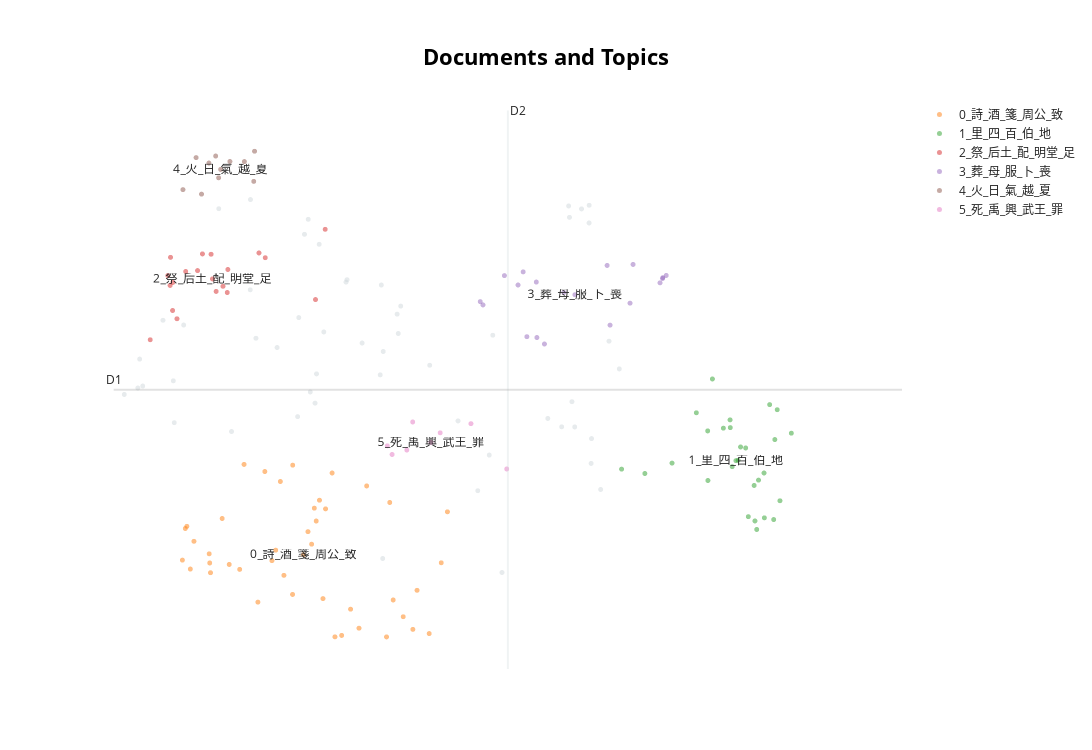

The code cell stored with this chart in its notebook:
### Code cell
# 把模型放到cpu或gpu
model.to('cuda')  # 将模型加载到GPU
# 将模型设置为评估模式，https://blog.csdn.net/weixin_45275599/article/details/131524189
model.eval()

# 1. 词向量模型，同时加载本地训练好的词向量
embedding_model = pipeline(
  "feature-extraction",
  #model="JIHUAI/bert-ancient-chinese",device=0
  model="SIKU-BERT/sikubert",device=0
)

# 2. 创建UMAP降维模型
umap_model = UMAP(
  n_neighbors= 15,
  n_components=5,
  min_dist=0.0,
  metric='cosine',
  random_state=64
)
reduced_embeddings = umap_model.fit_transform(embeddings)


# 3. 创建HDBSCAN聚类模型
# 如果要建设离群值，可以减小下面两个参数min_cluster_size min_samples
# https://hdbscan.readthedocs.io/en/latest/faq.html
hdbscan_model = HDBSCAN(
  min_cluster_size=4,
  min_samples=5,
  metric='euclidean'
)


# 4. 创建CountVectorizer模型
stpwrd=open("data/stopwords.txt","r",encoding='utf-8').read()
stop_words= stpwrd.split("\n")
vectorizer_model =  TfidfVectorizer(token_pattern=r"(?u)\b\w+\b",max_df=0.95, min_df=2,stop_words=stop_words)

from bertopic.vectorizers import ClassTfidfTransformer
ctfidf_model = ClassTfidfTransformer(reduce_frequent_words=True)


# 5. 选择主题表示
from bertopic.representation import MaximalMarginalRelevance

main_representation = MaximalMarginalRelevance(diversity=.5, top_n_words=30)
representation_model = {"Main": main_representation}

topic_model = BERTopic(
  embedding_model=embedding_model,
  vectorizer_model=vectorizer_model,
  ctfidf_model=ctfidf_model,
  umap_model=umap_model,
  hdbscan_model=hdbscan_model,
  representation_model=representation_model,
  min_topic_size=4, 
  verbose=True,
)

# 训练模型
topic_model.fit_transform(sentences, embeddings=embeddings)

# 获取聚类结果
topic_info = topic_model.get_topic_info()

#保存聚类结果
topic_docs = topic_model.get_document_info(sentences)
topic_docs.to_csv('data/聚类结果n=6.csv')

# ⭐ UMAP可视化
reduced_embeddings = UMAP(n_neighbors=15, n_components=2, min_dist=0.0, metric='cosine',random_state=64).fit_transform(embeddings)
topic_model.visualize_documents(sentences,  reduced_embeddings=reduced_embeddings)

### Figure 1 — Plotly figure (JSON) as saved in the notebook; plotly's stock layout.template omitted (floating-point values rounded to 4 significant figures)
{"data": [{"hoverinfo": "text", "hovertext": ["《 司服 》 王后 之 六 [衣]服 之 制 ， 目 不 解 ， 請 圖 之 。 大裘 、 袞衣 、 鷩衣 、 毳衣 、 絺衣 、 玄衣 ， 此 六 [衣]服 皆 纁裳 赤舄 。 韋弁 衣 以 韎 ， 皮弁 衣 以 布 ， 此 二 弁 皆 素裳 白舄 。 冠弁服 黑衣 黑裳 而 黑舄 ， 冠弁 玄端 。 禕衣 玄舄 ， 首服 副 ， 從 王 見 先王 。 揄翟 青舄 ， 首服 副 ， 從 王 見 先公 。 闕翟 赤舄 ， 首服 副 ， 從 王 見 群 小祀 。 鞠衣 黃履 ， 首服 編 ， 以 告 桑 之 [衣]服 。 襢衣 白屨 ， 首服 編 ， 以 禮 見 王 之 [衣]服 。 褖衣 黑屨 ， 首服 次 ， 以 禦 於 王 之 [衣]服 。 后服 六 翟 ， 三 等 三 舄 ， 玄 、 青 、 赤 。 鞠衣 以 下 三 屨 ， 黃 、 白 、 黑 。 婦人 質 ， 不 殊 裳 ， 屨 、 舄 皆 同 裳 色 也 。 ”“ 三 狄 首服 副 。 副 ， 覆 也 ， 所 以 覆 首 為 之 飾 ， 其 遺象 若 今 步繇 矣 。 鞠衣 首服 編 。 編 ， 列發 為 之 ， 其 遺象 若 今 假紒 矣 。 展衣 、 禒衣 ， 首服 以 次第 發 長短 為 之 ， 所 謂 髪髢 。 若 燕 居 之 時 ， 則 亦 禒 衣 驪 笄總 而已 。 其 六 [衣]服 皆 以 素紗 為 裏 。", "《 族師 職 》 ‘ 四 閭 為 族 ， 八 閭 為 聯 ， 使 之 相保 相受 ， 刑罰 慶賞 相及 ’ 。 在 《 康誥 》 ‘ 父 不 慈 ， 子 不 孝 ， 兄 不 友 ， 弟 不 恭 ， 不 相及 也 ’ 。 族師 之 職 ， 鄰 比 相坐 。 《 康誥 》 之 ， 門 內 尚 寬 。 不 知 《 書 》 、 《 禮 》 是 錯 ， 未 達 旨 趣 。 族師 之 職 ， 周公 新 制 禮 ， 使 民 相 共勅 之 法 。 《 康誥 》 之 時 ， 周 法 未 定 天下 ， 又 新 誅 三監 ， 務 在 尚 寬 ， 以 安 天下 。 先後 異 時 ， 各 有 為 ， 乃 謂 是 錯 也 。", "《 明堂位 》 注 ‘ 犧尊 ， 以 沙羽 為 畫 飾 ’ ， 前 犧 讀 如 沙 。 沙 ， 鳳皇 也 。 不 解 鳳皇 何 以 為 沙 ？ 刻畫 鳳皇 之 象 於 尊 ， 其 形 婆娑 然 。 或 有 作 獻 字 者 ， 齊 人 之 聲 誤 耳 。", "謂 河 在 兗州 之 北 已 分 為 九河 ， 分 而 復 合 ， 於 大陸 之 北 又 分 為 九 ， 故 之 《 禹貢 》 ‘ 導 河 至 於 大陸 ， 又 北 播 為 九河 ’ 。 然則 大陸 以 南 ， 固 未 播 也 。 在 於 兗州 ， 安 得 有 九 ？ 至 於 何 時 ， 復 得 合 為 一 ， 然後 從 大陸 以 北 復 播 為 九 也 ？ 兗州 以 濟河 為 界 ， 河流 分 兗州 界 ， 文 自 明 矣 。 復 合 為 一 ， 乃 在 下頭 。 子 走 南北 ， 何 所 求 乎 ？ 觀 子 所 ， 似 徒 見 今 兗州 之 界 不 及 九河 ， 而 青州 、 冀州 分 之 ， 故 疑 之 耳 。 既 知 今 ， 亦 當 知 古 。", "畫 急疾 之 鳥隼 。", "钜鹿 ， 今 名 廣河澤 。", "《 調人 職 》 稱 ‘父 之 讎 辟 諸 海外 ， 君 亦 然 ’ 。 注 ‘ 使 辟 於 此 ， 不 得 就 而 讎 之 ’ 。 商 以 《 春秋 》 之 義 ， 子 不 復 讎 非 子 ， 臣 不 討 賊 非 臣 。 楚勝 之 徒 ， 猶 言 ‘ 鄭人 在 此 ， 讎 不 逺 矣 ’ ， 不 可 以 見 讎 而 不 討 ， 於 是 伐 之 。 臣 感 君 恩 ， 孝子 思 其 親 ， 不 得 不 報 ， 和 之 而已 。 子夏 ‘ 居 父母 之 仇 如 之 何 ？ ’ 孔子 ‘ 寢 苫 枕 幹 ， 不 仕 ， 不 與 共 天下 。 遇 諸 市朝 ， 不 反 兵 。 ’ 天下 尚 不 反 兵 ， 海內 何 為 和 之 ， 豈 宜 不 達 二 禮 所 趣 ？ 小子 惑 ， 少 蒙 解說 。 讎 在 九夷 之 東 ， 八 蠻 之 南 ， 六 戎 之 西 ， 五 狄 之 北 ， 雖 有 至 孝 之 心 ， 能 往 討 不 乎 ？ 子 之 所 ， 偏 於 此 義 。", "大裘 之 上 又 有 玄衣 ， 與 裘 同 色 ， 亦 是 無 文采 。", "《 書 》 贊 ‘ 我 先師 棘下生 ’ 何 時 人 ？ 齊 田氏 時 ， 善 學 者 所 會 處 也 。 齊人 號 之 棘下生 ， 無 常人 也 。", "時 桓公 館 敬仲 ， 若 哀公 館 孔子 之 類 。", "四時 治 兵 ， 王 自 出 。 《 禮記 》 天子 殺 則 下 大綏 ， 《 司馬 職 》 王 建 大常 ， 足 相 參正 。", "豳 與 周原 不 能 為 東 西 ， 何 謂 ？ 豳 地 今 為 栒邑 縣 ， 在 廣山 北 、 沮水 西 ， 有 涇水 從 此 西南 行 ， 正東 乃 得 周 。 故 言 東 西 ， 岐山 在 長安 西北 四百 里 ， 豳 又 在 岐山 西北 四百 里 。", "注 煬公 ， 伯禽 之 子 。 季氏 禱 而 立 其 宮 也 。", "《 禮志 》 遷 廟 者 ， 更 釁 其 廟 ， 而 移 故主 焉 。", "鄭沖 《 小記 》 ‘ 諸侯 吊 必 皮弁 錫 衰 ’ ， 則 此 弁絰 之 衰 ， 亦 是 吊 服 也 。", "《 大司馬 》 ‘ 師 有 功 ， 則 愷 樂 獻 於 社 ’ 。 《 春官 大司樂 》 ‘ 王師 大 獻 ， 則 令 奏 愷 樂 。 ’ 注 ‘ 大 獻 ， 獻 捷 於 祖 ’ 。 不 達 異 意 。 《 司馬 》 師 大 獻 則 獻 社 。 以 軍 之 功 ， 故 獻 於 社 。 大司樂 ， 宗伯 之 屬 。 宗伯 主 於 宗廟 之 禮 ， 故 獻 於 祖 也 。", "《 月令 》 命 民 社 ， 謂 秦 社 也 。 自 秦 以 下 ， 民 始 得 立 社 也 。", "《 祭法 》 大夫 立 三 廟 ， 考廟 、 王考廟 、 皇考廟 。 注 非 別子 ， 故 知 祖考 無 廟 。 商 《 王制 》 ‘ 大夫 三 廟 ， 一 昭 一 穆 ， 與 太祖 之 廟 而 三 ’ 。 注 太祖 別子 始 爵 者 ， 雖 非 別子 ， 始 爵 者 亦 然 。 二 者 不 知 所 定 。 鄭 《 祭法 》 ， 周 禮 。 《 王制 》 之 ， 或 以 夏 殷 雜 ， 不 合 周 制 。", "鄭 三皇 至 道 ， 故 舉 南北 正 夏冬 ， 而 春秋 自 正 五帝 中道 。 故 又 命 羲和 於 春 秋 夏 祥 人事 ， 乃 合 而 一 之 。", "子春 《 玉兆 》 帝顓頊 之 兆 ， 《 瓦兆 》 帝堯 之 兆 ， 《 原兆 》 有 周 之 兆” 者 ， 此 ， 並 下文 子春 《 連山 》 宓戲 ， 《 歸藏 》 黃帝 今 當 從 此 說 以 不 ？ 敢 杜子春 何 由 知 之 ？ 此 數 者 非 無 明文 ， 改 之 無 據 ， 故 著 子春 說 而已 ， 近師 皆 以為 夏 殷 周 。", "《 周禮 》 ‘ 大 封 ， 先 告 后土 ’ 。 注 ‘ 后土 ， 社 也 ’ 。 前 ‘ 當 言 后土 ， 土 神 ， 言 社 ， 非 也 ’ 。 《 檀弓 》 ‘ 國 亡 大 縣邑 ’ ， 或 ‘ 君 舉 而 哭 於 后土 ’ 。 注 ‘ 后土 ， 社 也 ’ 。 《 月令 》 ‘ 仲春 命 民 社 ’ 。 注 ‘ 社 ， 后土 ’ 。 《 中庸 》 ‘ 郊社 之 禮 ， 所 以 事 上帝 也 ’ 。 注 ‘ 社 ， 祭 地神 ， 不 言 后土 ， 省 文 ’ 。 此 三 者 ， 皆 當 定 之 否 ？ 后土 ， 土官 之 名 也 ， 死 以 為 社 。 社 而 祭 之 ， 故 ‘ 后土 ， 社 ’ 。 句龍 為 后土 ， 後 轉 為 社 ， 故 世人 謂 社 為 后土 ， 無 可 怪 也 。 欲 定 者 定 之 ， 亦 可 不 須 。", "雌雉 求 牡 ， 非 其 耦 ， 故 喻 宣公 與 夫人 。", "許氏 異義 駁 衛 孔悝 之 反 祏 有 主 者 ， 何 謂 也 ？ 禮 ， 大夫 無 主 ， 而 孔 獨 有 者 ， 或 時 末代 之 君 賜 之 ， 使 祀 其 所 出 之 君 也 。 諸侯 不 祀 天 ， 而 魯 郊 諸侯 不 祖 天子 ， 而 鄭 祖 厲王 ， 皆 時 君 之 賜 也 。", "鄭 志 朝 覲 ， 四時 通 稱 ， 故 覲禮 亦 朝 。", "何 知 在 位 有 官 職 ？ 又 男子 焉 得 在 房 ？ 房 中 而 招 人 ， 豈 遠 乎 ？ 故 知 可 招 者 當 在 位 也 。 招 之 者 樂官 ， 有 祿 而 無 言 責 ， 苟 免 時 耳 。 路寢 房 中 可 用 男子 。", "何 言 絕去 ？ 衛 在 東河 ， 涇 在 西河 ， 故 知 絕去 不 復 還 意 。", "衛 ， 殷 之 畿 內 。 君子 行 禮 ， 不 求 變 俗 。 祭祀 之 禮 ， 居 喪 之 服 ， 哭 泣 之 位 ， 皆 如 其 國 之 法 。 故 衛 稱 殷 禮 。", "稅法 有 常 ， 不 得 薄 。 今 魏君 不 取 於 民 ， 唯 食 桃園 而已 ， 非 徒 薄 於 十一 ， 故 刺 之 。", "《 禮志 》 男女 夜 行 以 燭 ， 謂 在 宮 中 也 。 晨 行 宵 行 者 ， 惟 罪人 ， 與 奔 父母 之 喪 。 若 天子 祭 天 之 時 ， 則 通 夜 而 行 。 故 《 禮記 》 泛 埽 反 道 ， 鄉 爲 田燭 。", "此 序 ‘ 齊女 賢 ’ ， 經 ‘ 德音 不 忘 ’ 。 文姜 內 淫 ， 適 人 殺 夫 ， 幾 亡 魯國 。 故 齊 有 雄狐 之 刺 ， 魯 有 敝笱 之 賦 ， 何 德音 之 有 乎 ？ 當 時 佳 耳 ， 後 乃 有 過 。 或 者 早 嫁 ， 不 至 於 此 。 作者 據 時 而 言 ， 故 序 達 經意 。", "此 都邑 比 於 國 為 小 ， 故 筮 之 。 鄭 若 武王 遷 洛 、 盤庚 遷 殷 之 等 ， 則 卜 。 故 大卜 有 卜 大 遷 之 事 。", "鄭 堂 當 為 室 也 。", "韎韋 之 不 注 ， 不 讀如 幅 。 注 ， 屬 也 。 幅 有 屬 者 ， 以 淺 赤韋 為 弁 ， 又 以 為 衣 ， 而 素裳 白舄 也 。", "禮 ， 飧饔 大 多 非 可 素 ， 不 得 與 不 素 飧 相 配 ， 故 易 之 也 。", "此 《 王制 》 所 論 皆 殷 制 。 故 ‘ 雖 非 別子 ， 亦 得 立 大祖 之 廟 ’ 。 若 其 周 制 ， 別子 始 爵 ， 其 後 得 立 別子 為 大祖 。 若 非 別子 之 後 ， 雖 為 大夫 ， 但 立 父 、 祖 、 曾祖 三 廟 而已 ， 隨 時 而 遷 ， 不 得 立 始 爵 者 為 大祖 。", "（ 非 禮 相 陵 ， 主 不 迎 客 ， 則 有 狗 吠 。 此 女 願 其 禮 來 ， 不 用 驚 狗 故 《 鄭志 》 ） 正 行 昏禮 ， 不 得 有 狗 吠 。", "此 箋 ‘ 帝 ， 上帝 ’ 。 又 ‘ 當 堯 之 時 ， 姜嫄 為 高辛氏 世妃 ’ ， 意 以為 非 帝嚳 之 妃 。 《 史記 》 嚳 以 姜嫄 為 妃 ， 是 生 后稷 ， 明文 皎然 。 又 毛 亦 ‘ 高辛氏 帝’ 。 苟 信 先籍 ， 未 覺 其 遍隱 ， 是以 敢 易 毛 之 義 。 即 姜嫄 誠 帝嚳 之 妃 ， 履 大人 之 跡 而 歆歆 然 ， 是 非 真 意 矣 ， 乃 有 神氣 ， 故 意 歆歆 然 。 天下 之 事 ， 以 前 驗 後 ， 其 不 合 者 ， 何 可 悉 信 ？ 是故 悉 信 亦 非 ， 不 信 亦 非 。 稷 稚 於 堯 ， 堯 見 為 天子 ， 髙辛 與 堯 並 在 天子 位 乎 ？", "《 巾車 職 》 ‘ 建 大麾 以 田 ’ 。 注 ‘ 田 ， 四時 田 獵 ’ 。 商 按 《 大司馬 職 》 四時 皆 建 大常 。 今 又 建 大麾 以 田 何 ？ 麾 ， 夏 之 正色 。 雖 習 戰 ， 春夏 尚 生 ， 其 時 宜 入 兵 。 夏 本 不 以 兵 得 天下 ， 故 建 其 正色 以 春夏 田 。 秋冬 出 兵 之 時 ， 乃 建 大常 。", "脯 非 食肴 。 此 燕 得 食 脯 者 ， 脯 非 食肴 ， 謂 食 不 專 用 脯 以 為 食肴 。 若 有 餘饌 兼 之 ， 則 得 有 脯 。", "天子 巡守 ， 禮 無 六軍 之 文 。", "漕邑 在 河南 。", "孔子 稱 ‘ 吾 學 周 禮 ， 今 用 之 ， 吾 從 周 ’ 。 《 檀弓 》 今 丘 也 ， 殷 人 也 。 兩 楹 奠 殯 ， 哭 師 之 處 ， 皆 所 法 於 殷 禮 ， 未 必 由 周 ， 而 ‘ 吾 從 周 ’ 者 ， 何 也 ？ 鄭 今 用 之 者 ， 魯 與 諸侯 皆 用 周 之 禮 法 ， 非 專 自 施 於 己 。 在 宋 冠 章甫 之 冠 ， 在 魯 衣 逢掖 之 衣 ， 何 必 純 用 之 ？ ‘ 吾 從 周 ’ 者 ， 言 周 禮 法 最 備 ， 其 為 殷 、 周 事 ， 豈 一 也 ？", "臘人 掌 凡 幹肉 ， 而 有 膴胖 何 ？ 鄭 雖 鮮 ， 亦 屬 臘人 。", "以 《 雜記 》 ， 大夫 冕 而 祭 於 公 ， 弁 而 祭 於 己 。 士 弁 而 祭 於 公 ， 冠 而 祭 於 己 。 是 為 三 命 以 下 齊 、 祭 異 冠 ， 何 但 四 命 以 上 也 ？ 觀 注 ， 似 若 但 施 於 己 祭 ， 不 可 通 之 也 。 鄭 齊 、 祭 謂 齊 時 一 冠 ， 祭 時 亦 一 冠 ， 四 命 乃 然 。 大夫 冕 ， 士 弁 而 祭 於 君 ， 齊 時 服 之 ， 祭 時 服 之 ， 何 以 亦 異 ？", "《 司弓矢 》 注 凡 矢 之 制 ， 矰矢 之 屬 七 分 ， 三 在 前 ， 四 在 後 。 按 《 矢人 職 》 田矢 五 分 ， 二 在 前 ， 三 在 後 。 注 田矢 謂 矰矢 。 數 不 相 應 ， 不 知 所 裁 。 ‘ 田矢 謂 矰矢 ’ ， 此 先 定 ， 後 ‘ 此 二 矢 亦 可 以 田 ’ 。 頃 若 少 疾 。 此 疏 初 在 篋 笥 之 間 ， 屬 錄 事 得 之 ， 謹 。", "成王 崩 之 時 ， 在 西都 。 文王 遷 豐 ， 作 靈臺 、 辟雍 而已 ， 其餘 猶 諸侯 制度 。 故 知 此 喪禮 設 衣服 之 處 ， 寢 有 夾室 與 東 西 房 也 。 周公 攝 政 ， 致 太平 ， 制 禮 作 樂 ， 乃 立 明堂 於 王城 。", "周公 制 禮 ， 建 國 土 中 ， 《 洛誥 》 ‘ 王 入 太室 祼 ’ ， 是 也 。 《 顧命 》 成王 崩 於 鎬京 ， 承 先王 宮室 耳 。 宣王 承 亂 ， 未 必 如 周公 之 制 。", "此 箋 引 《 常武 》 ‘ 整 我 六 師 ’ ， 宣王 之 時 。 又 此 征伐 之 事 ， 不 稱 六 軍 而 稱 六 師 ， 不 達 其 意 。 師 者 ， 眾 之 通 名 ， 故 人 多 焉 。 欲 著 其 大數 ， 乃 言 軍 耳 。", "以 此 ， 鄭 成王 崩 在 鎬京 ， 鎬京 宮室 因 文武 ， 更 不 改 作 ， 故 同 諸侯 之 制 ， 有 左 右 房 也 。", "《 巾車 職 》 ‘ 建 大白 以 即 戎 ’ 。 注 ‘ 謂 兵 事 ’ 。 《 司馬 職 》 ‘ 仲秋 辨 旗 物 以 治 兵 ， 王 載 大常 ’ ， 下 注 ‘ 凡 班 旗 物 ， 以 出 軍 之 旗 ， 則 如 秋 ’ 。 不 知 ‘ 大白 以 即 戎 ’ 為 何 時 。 白 者 ， 殷 之 正色 。 王 即 戎 者 ， 或 命 將 ， 或 勞 師 ， 不 自 親 將 ， 故 建 先王 之 正色 ， 異 於 親 自 將 也 。", "諸侯 五 年 再 相 朝 ， 不 知 所 合 典禮 。 古 者 ， 據 時 而 道 前代 之 言 。 唐 虞 之 禮 ， 五 載 一 巡守 。 夏 、 殷 之 時 ， 天子 蓋 六 年 一 巡守 。 諸侯 間 而 朝 天子 。 其 不 朝 者 朝 ， 罷 朝 。 五 年 再 朝 ， 似 如 此 制 。 禮典 不 可 得 而 詳 。", "楚宮 今 何 地 ？ 仲梁子 何 時 人 ？ 楚丘 在 濟 河 間 ， 疑 在 今 東郡 界 中 。 仲梁子 ， 先師 魯 人 ， 當 六國 時 ， 在 毛公 前 。", null], "marker": {"color": "#CFD8DC", "opacity": 0.5, "size": 5}, "mode": "markers+text", "name": "other", "showlegend": false, "type": "scattergl", "x": [3.322, 3.443, 1.237, 3.385, 1.119, 3.28, 3.383, 3.241, 2.071, 2.169, 0.5296, 3.11, 1.941, 1.406, 3.247, 0.541, 0.8179, 1.543, 1.238, 2.669, 0.6877, 2.367, 1.7, 1.039, 3.495, 3.262, 2.162, 3.56, 1.846, 2.764, 1.615, 1.273, 3.37, 1.671, 2.055, 1.84, 2.545, 0.4441, 1.578, 0.7529, 3.198, 2.184, 1.602, 3.37, 2.822, 1.645, 1.535, 0.7588, 1.654, 0.5603, 2.062, 2.742, 2.074], "y": [2.321, -0.7227, 1.444, -0.1707, -0.09413, -0.0441, -0.44, 2.353, -1.472, 0.9693, 0.3779, 0.04806, 0.8662, 0.8174, 2.23, 0.692, 1.061, 1.142, 2.422, -0.7361, 1.113, 0.625, 0.9864, 2.323, 0.8863, 0.2296, 1.18, 0.5853, 1.553, 0.9508, 0.3356, 0.918, 2.361, 1.938, 0.5207, 1.527, 0.02137, 0.3083, 2.046, 0.4559, -0.04289, 1.267, 2.208, 2.169, -1.623, 0.2142, 0.06771, 0.001972, 0.5313, 0.3991, 1.495, -0.3496, 0.7743]}, {"hoverinfo": "text", "hovertext": ["《 麟趾 》 義 《 關雎 》 之 化 ， 則 天下 無 犯 非 禮 。 雖 衰世 之 公子 皆 信厚 ， 其 信厚 如 《 麟趾 》 之 時 。 箋 ‘ 喻 今 公子 亦 信厚 ， 與 禮 相 應 ， 有 似 於 麟 ’ 。 惟 於 此 二 者 時 ， 《 關雎 》 之 化 致 信厚 ， 未 致 麟 。 衰世 者 ， 謂 當 文王 與 紂 之 時 。 而 周 之 盛德 ， 《 關雎 》 化 行 之 時 ， 公子 化 之 ， 皆 信厚 與 禮 合 ， 古 太平 致 麟 之 時 ， 不 能 過 也 。 鄭 文王 承 先公 之 業 ， 積 修 其 德 以 致 風化 ， 述 其 美 以 為 之 法 ， 能 行 其 本 ， 則 致 末 應 。 既 致 其 應 ， 設 以 為 法 。", "為 《 記 》 注 之 時 ， 依循 舊本 ， 此 文 是 也 。 後 得 《 毛詩傳 》 而 為 《 詩 》注 ， 更 從 毛本 ， 故 與 記 不 同 。", "王者 之 風 ， 王者 當 在 雅 ， 在 風 何 ？ 文王 以 諸侯 而 有 王者 之 化 ， 述 其 本 ， 宜 為 風 。", "高子 之 言 ， 非 毛公 後人 著 之 。", "疑 而 致 。 鄭 之 《 禮運 》 醴 、 醆 、 醍 、 澄 各 是 一 物 ， 皆 不 言 酒 。 故 推 其 意 ， 澄 爲 沈齊 酒 ， 爲 三 酒 。 《 坊記 》 醴 也 、 醍 也 、 澄 也 ， 皆 言 酒 。 故 因 注 ‘ 澄 酒 ， 清 酒 也 ’ ， 其 實 沈齊 也 。", "於 文武 時 ， 兄弟 失 道 ， 有 不 和協 之 意 ， 故 作 詩 以 感切 之 。 至 成王 之 時 ， 二 叔 流言 作亂 ， 罪 乃 當 誅 ， 悔 將 何 及 。 未 可 定 此 篇 為 成王 時 作 。", "為 《 記 》注 時 ， 就 盧君 ， 先師 亦 然 。 後 乃 得 《 毛公傳 》 ， 既 古書 ， 義 又 宜 然 。 《 記 》注 已 行 ， 不 復 改 之 。", "《 傳 》 ‘ 山川 能 說 ’ ， 何 謂 ？ 兩 讀 。 或 說 者 ， 說 其 形 勢 。 或 述 者 ， 述 其 古 事 。", "篇義 好 聽 讒 ， 當 似是而非 者 ， 故 易 之 。", "《 爾雅 》 ‘ 莫貉 、 螳蜋 ， 同 類 物 也 。 ’ 今 沛 魯 以 南 謂 之 蟷蠰 ， 三河 之 域 謂 之 螳蜋 ， 燕 趙 之 際 謂 之 食厖 ， 齊 濟 以 東 謂 之 馬敫 。 然 名 其 子 則 同 螵蛸 ， 是以 注 ‘ 螳蜋 ， 螵蛸 母 也 ’ 。", "《 禮 》 注 ‘ 《 書說 》 ’ 。 《 書說 》 ， 何 書 也 ？ 《 尚書緯 》 也 。 當 為 注 時 ， 在 文網 中 ， 嫌 引 祕書 ， 故 諸 所 牽 圖讖 ， 皆 謂 之 說 。", "箋 ‘ 德 能 正 天下 之 王 ’ ， 然 則 不 必 要 文王 也 。 德 能 平 正 天下 ， 則 稱 為 平 ， 故 以 號 文王 焉 。", "《 禮記 》 之 ， 何 必 皆 在 《 春秋 》 之 例 。", "不 可 以 《 國語 》 亂 周公 所 定 法 。", "嘗 聞 一 人 作 詩 ， 何 謂 ？ 作 詩 者 ， 一 人 而已 。 其 取 義 者 ， 一 國 之 事 。 變雅 則 譏 王政 得失 ， 閔 風俗 之 衰 ， 所 憂 者 廣 ， 發 於 一 人 之 本身 。", "鄭答 《 爾雅 》 之 文 雜 ， 非 一 家 之 注 ， 不 可 盡 據 以 難 《 周禮 》 。", "箋 ‘ 耽 ， 非 禮 之 樂 ’ 。 《 小雅 》 ‘ 和 樂 且 耽 ’ ， 何 謂 也 ？ 禮 樂 者 ， 五 聲 八 音 之 謂 也 。 《 小雅 》 亦 言 過 禮 之 盛 。 和 樂 ， 過 禮 之 言 也 。 燕 樂 嘉賓 過 厚 ， 賢 也 ， 不 以 禮 。", "鄭 國史 采 眾 詩 時 ， 明 其 好 惡 ， 令 瞽矇 歌 之 。 其 無 作 主 ， 皆 國史 主 之 ， 令 可 歌 。", "《 籥師 》 注 《 春秋傳 》 ‘ 去 其 有 聲 者 ， 廢 其 無 聲 者 ’ ， 何 謂 ？ 廢 ， 置 也 ， 於 去 者 為 廢 ， 故 廢 。", "《 行露 》 以 正 言 也 ， 《 摽有梅 》 以 蕃育 人民 。", "事 謂 事 事 ， 一一 用 意 之 事 。 《 芣苢 》 亦 然 。 雖 說 異 ， 義 則 同 。", "鄭 詩 本 無 文字 ， 後人 不 能 盡 得 其 次第 ， 錄者 直 錄 其 義 而已 。", "以 《 行露 》 箋 當 文王 與 紂 之 時 ， 謂 此 《 甘棠 》 之 詩 亦 文王 時 事 ， 故 之 《 詩 》 傳 及 《 樂記 》 武王 即 位 ， 乃 分 周公 左 、 召公 右 為 二 伯 。 文王 之 時 ， 不 審 召公 何 得 為 伯 ？ 《 甘棠 》 之 詩 ， 召伯 自 明 ， 誰 文王 與 紂 之 時 乎 ？", "《 鬯人 職 》 注 ‘ 秬 如 黑黍 ， 一 稃 二 米 ’ 。 案 《 爾雅 》 ‘ 秠 一 稃 二 米 ’ 。 未 知 二 者 同 異 。 秠 即 其 皮 ， 稃 亦 皮 。 《 爾雅 》 重 言 以 曉 人 ， 更 無 異 稱 也 。", "鄭 風 也 ， 小雅 也 ， 大雅 也 ， 頌 也 。 人君 行 之 則 為 興 ， 廢 之 則 為 衰 。", "何 詩 近 於 比 、 賦 、 興 ？ 比 、 賦 、 興 ， 吳劄 觀 詩 已 不 歌 也 。 孔子 錄 《 詩 》 ， 已 合 風 、 雅 、 頌 中 ， 難 複 摘 別 。 篇 中 義 多 興 。", "鄭 《 論語注 》 人 間 行 久 ， 義 或 宜 然 ， 故 不 復 定 ， 以 遺 後說 。", "案 成王 《 周官 》 ， 立 大師 、 大傅 、 大保 ， 茲 惟 三公 。 即 三公 之 號 ， 自 有 師保 之 名 。 成王 《 周官 》 是 周公 攝 政 三 年 事 ， 此 《 周禮 》 是 周公 攝 政 六 年 時 ， 則 三公 自 名 師保 ， 起 之 在 前 ， 何 也 ？ 周公 左 ， 召公 右 ， 兼 師保 ， 初時 然 矣 。", "《 傳 》 所 言 者 ， 謂 庸 時 也 。 周公 、 召公 之 作 洛邑 ， 因 欲 觀 眾 殷 樂 之 與 否 。", "傳 ‘ 白虎 黑文 ’ ， 又 《 禮記 》 ‘ 樂 官 備 ’ ， 何 謂 ？ 白虎 黑文 ， 《 周史 王會 》 備 者 ， 取 其 一 發 五 豝 ， 言 多 賢 也 。", "疑 而 之 ， 鄭 鵻鳥 青 ， 非 草 名 。 薍 亦 青 ， 故 其 青 者 如 鵻 。", "平王 微弱 ， 其 詩 不 能 復 雅 。 厲王 流 於 彘 ， 幽王 滅 於 戲 ， 在 雅 何 ？ 幽 、 厲 無 道 ， 酷 虐 於 民 ， 以 強 暴 至 於 流 滅 ， 豈 如 平王 微弱 ， 政 在 諸侯 ， 威令 不 加 於 百姓 乎 ？", "此 箋 ‘ 中和 ， 謂 忠信 。 ’ ‘ 每懷 靡 及 ’ ， 箋 ‘ 懷和 為 每懷 ， 和 當 為 私 。 ’ 而 此 言 忠信 ， 愚 意 似 乖 也 。 非 也 。 此 周 之 忠信 也 。 已 有 五 德 ， 復 忠信 之 賢人 。", "《 行露 》 召伯 聽 訟 ， 察 民 之 意 化 耳 ， 何 訟 乎 ？ 實 訟 之 辭 也 。", "此 公 乃 二王後 。", "若 此 無 人 事 ， 實 興 也 ， 文義 自 解 ， 故 不 言 之 。 凡 說 不 解 者 耳 ， 眾 篇 皆 然 。", "《 內則 》 餰 次 糝 ， 《 周禮 》 酏 次 糝 。 又 酏 在 六飲 中 ， 不 合 在 豆 。 且 《 內則 》 有 餰 無 酏 ， 《 周禮 》 有 酏 無 餰 ， 明 餰 、 酏 是 一 也 。", "《 禮運 》 注 ‘ 澄 是 沈齊 ’ ， 今 此 注 ‘ 澄 酒 是 三 酒 ’ ， 何 ？ 鄭 今 解 可 去 澄 字 。 此 本 不誤 ， 轉寫 益 澄 字 耳 。", "鄭 凡 賦 詩 者 ， 或 造 篇 ， 或 誦 古 。", "豕 生 三 豵 ， 不 知 母 豕 也 ？ 豚 也 ？ 豚 也 。 過 三 以 往 ， 猶 謂 之 豵 。", "此 箋 周仲文 以 《 左氏 》 論 之 ， 三辟 之 興 ， 皆 在 叔世 。 謂 三代 之 末 ， 即 二 叔 宜 為 夏 、 殷 末 也 。 此 注 《 左氏 》 者 亦 管 、 蔡 耳 。 又 此 序 子夏 所 為 ， 親 受 聖人 ， 足 自 明 矣 。", "《 豳七月 》 專 詠 周公 之 德 ， 宜 在 雅 ， 今 在 風 ， 何 ？ 以 周公 專 為 一 國 ， 上 冠 先公 之 業 ， 亦 為 優 矣 ， 所 以 在 風 下 ， 次 於 雅 前 ， 在 於 雅 分 ， 周公 不 得 專 之 。", null], "marker": {"opacity": 0.5, "size": 5}, "mode": "markers+text", "name": "0_詩_酒_箋_周公_致", "text": ["", "", "", "", "", "", "", "", "", "", "", "", "", "", "", "", "", "", "", "", "", "", "", "", "", "", "", "", "", "", "", "", "", "", "", "", "", "", "", "", "", "", "0_詩_酒_箋_周公_致"], "textfont": {"size": 12}, "type": "scattergl", "x": [1.752, 0.982, 1.673, 0.8826, 2.261, 1.427, 0.9787, 1.695, 1.171, 1.922, 1.503, 2.115, 0.81, 0.8382, 1.652, 0.8599, 2.287, 1.6, 1.869, 1.398, 1.285, 1.105, 1.329, 2.095, 1.711, 1.624, 0.9869, 1.198, 1.504, 2.137, 1.77, 1.97, 2.439, 2.478, 0.8284, 1.449, 2.364, 2.2, 1.374, 1.813, 1.06, 1.64, 1.572], "y": [-0.5439, -1.52, -0.8392, -1.285, -2.24, -0.636, -1.421, -1.907, -1.589, -2.227, -1.862, -0.8638, -1.489, -1.122, -1.065, -1.586, -1.817, -1.18, -2.021, -1.381, -1.945, -1.536, -0.5279, -2.322, -0.9331, -1.316, -1.626, -0.4508, -0.4588, -1.921, -2.322, -0.6844, -1.518, -0.9651, -1.146, -1.654, -2.286, -2.103, -1.494, -2.306, -1.038, -0.9255, -1.43]}, {"hoverinfo": "text", "hovertext": ["注 ‘ 十八分之十三 率 之 ’ ， 何 謂 ？ 鄭 六 鄉 之 民 ， 上 地 不 易 ， 家 百 畝 。 一 易 ， 家 二百 畝 ； 再 易 ， 家 三百 畝 ； 相 通 三 夫 六百 畝 。 六 遂 之 民 ， 上 地 家 百 畝 ， 萊 五十 畝 ； 中 地 家 百 畝 ， 萊 百 畝 ； 下 地 家 百 畝 ， 萊 二百 畝 ； 相 通 三 夫 而 六百五十 畝 。 以 三 分 去 一 之 法 ， 當 餘 十二 。 遂 地 以 有 五十 畝 萊 ， 於 三 分 去 一 ， 乃 得 十三 。", "楚 交 中國 而 近 南夷 ， 末世 夷 行 ， 故 謂 之 夷 也 。", ": 定四年 《 左傳 》 ‘ 曹 為 伯甸 ’ 。 言 爵 為 伯 ， 畿服 在 甸 。 案 曹國 實 今 定陶 ， 去 王城 六 七百 里 。 甸服 在 二服 ， 去 王城 一千五百 里 ， 亦 復 不 合 ， 敢 其 故 。 東都 之 畿 方 六百 里 ， 半 之 三百 里 。 定陶 去 王城 八百 里 有 餘 ， 豈 六 七百 也 ？ 除 畿 內 三百 里 ， 又 侯 五百 里 ， 定陶 在 外 ， 何 謂 之 不 合 ？", "諸侯 入 為 卿大夫 ， 與 在 朝 仕 者 異 ， 各 依 本國 ， 如 其 命 數 。", "稍 、 縣 、 都 、 鄙 ， 地 有 公邑 之 民 ， 口 率 出 泉 於 王 也 。 邦 、 國 、 都 無 口 率 之 賦 ， 唯 有 軍賦 ， 革車 、 匹馬 、 士徒 而已 。", "戰 有 頃數 ， 不 能 盡 其 多 少 。 猶 今 戰場 者 ， 不 出 其 頃 界 ， 田 者 不 出 其 防 也 。", "《 校人 職 》 天子 十有二 閑 ， 馬 六 種 ， 為 三千四百五十六 匹 。 邦國 六 閑 ， 馬 四 種 ， 為 二千五百九十二 匹 。 家 四 閑 ， 馬 二 種 ， 為 千七百二十八 匹 。 商 天子 之 卿 ， 埰 地 食 小都 ， 大夫 食 縣 ， 不 審 何 由 當 能 共 此 馬 數 。 故 《 禮記 》 家 富 不 過 百 乗 ， 謂 其 多 也 。 以 《 司馬法 》 論 之 ， 甸 方 八 里 ， 有 戎馬 四 匹 ， 長轂 一 乘 。 今 大夫 埰 地 四 甸 ， 一 甸 稅 以 給 王 ， 其 餘 三 甸 ， 才 有 馬 十 二 匹 。 今 又 就 《 校人 》 之 職 相 校 ， 甚 異 何 ？ 邦國 六 閑 四 種 ， 其 數 適 當 千二百九十六 匹 。 家 有 四 閑 ， 二 種 ， 又 當 八百六十四 匹 ， 今 子 以 何 術 計 之 乎 ？ 此 馬 皆 君 之 所 制 ， 非 謂 民 賦 。 畿 內 百 里 之 國 居 四 都 ， 五十 里 之 國 居 四 縣 ， 二十五 里 之 國 居 四 甸 ， 而 引 天子 卿 食 小都 ， 大夫 食 縣 ， 欲 何 以 難 ？ 又 《 司馬法 》 甸 有 戎馬 四 匹 ， 長轂 一 乘 ， 此 謂 民 出 軍賦 ， 無 與 於 天子 國 馬 之 故 。 事 條 未 理 ， 而 多 紛紜 。", "實 當 用 伯 ， 而 侯 德 適 任 之 ， 何 嫌 不 可 命 人 位 以 德 ， 古 亦 然 也 。", "天子 之 卿 ， 其 地 見 賜 乃 有 ， 何 由 諸侯 之 臣 正 有 此 地 ？ 《 鄭志 》 以為 邑 方 二 里 ， 與 百 乘 別 。 又 以 諸侯 臣 賜 地 無 常 ， 得 地 者 卿 百 乘 ， 下大夫 同 十 里 之 成 。", "《 㮚氏 》 為 量 ， 概 而 不 稅 。 《 廛人 職 》 有 稅 ， 何 ？ 官 量 不 稅 。", "又 《 大行人 職 》 孤 出 入 三 積 。 此 即 與 小國 同 ， 宜 應 視 小國 之 君 。 何 須 特 三 積 ， 與 例 似 錯 ？ 三 積 者 ， 卿 亦 然 ， 非 獨 孤 也 。 故 不 在 視 小國 之 中 ， 與 例 似 錯 ， 何 所 據 也 ？", "《 鄭志 》 畿 內 四百 國 ， 則 周 郊 內 亦 封 諸侯 矣 。 於 周 法 十 國 ， 而 入 其 一 於 天子 。 然 則 雖 千 里 者 四 ， 其 稅 猶 少 於 周 ， 故 使 方 二千 里 入 粟米 ， 世 代 不 同 ， 故 異 法 也 。", "《 載師 職 》 ‘ 凡 民 無 職 事 者 ， 出 夫 家 之 征 ’ 。 《 閭師 職 》 ‘ 凡 無 職 者 出 夫布 ’ 。 夫 家 之 征 與 夫布 ， 其 異 如 何 ？ 夫 家 之 征 者 ， 田 稅 ， 如 今 租 矣 。 夫布 者 ， 如 今 算 斂 ， 在 九 賦 中 者 也 。", "疑 而 不 解 ， 以 於 鄭 。 鄭 之 設 今 有 五 十 里 之 國 於 此 ， 無 功 可 進 ， 無 過 可 退 ， 亦 就 益 其 地 為 百 里 之 國 。 爵 尊 而 國 小 者 ， 若 虞 虢 之 君 ， 爵 為 公 ， 地 方 百 里 。 爵 卑 而 國 大 者 ， 侯 四 百 里 ， 伯 三 百 里 ， 子 、 男 二 百 里 ， 皆 大 於 虞 、 虢 。", "天子 巡守 禮 ， 制 丈 八 尺 ， 純 四 咫 何 ？ 巡守 禮 制 丈 八 尺 ， 咫 八 寸 ， 四 咫 三 尺 二 寸 。 又 大 廣 ， 四 當 為 三 ， 三八二十四 ， 二 尺 四 寸 ， 幅 廣 也 。 古 三 四 積畫 ， 是以 三 誤 為 四 也 。 咫 長 八 寸 ， 四八三十二 ， 幅 廣 三 尺 二 寸 ， 大 廣 非 其 度 。 古 積畫 誤 為 四 ， 當 為 三 ， 三 咫 則 二 尺 四 寸 矣 。 咫 長 八 寸 ， 四八三十二 ， 幅 廣 三 尺 二 寸 ， 大 廣 非 其 度 。 古 積畫 誤 為 四 ， 當 為 三 ， 三 咫 則 二 尺 四 寸 矣 。", "受 《 春秋 》 異讀 。 鄭 五 侯 ， 侯 為 州牧 也 。 九 伯 ， 伯 為 州伯 也 。 一 州 一 牧 ， 二 伯 佐 之 ， 太公 為 王官 之 伯 ， 二 人 共 分 陝 而 治 。 自 陝 以 東 ， 當 四 侯 半 ， 一 侯 不 可 分 ， 故 言 五 侯 。 九 伯 則 九 人 ， 若 主 五 等 ， 諸侯 九州 之 伯 ， 是 天子 何 異 乎 ？ 何 夾輔 之 有 也 ？", "此 鄭伯 男 者 ， 非 男 畿 ， 乃 謂 子 男 也 。 先 鄭 之 於 王城 ， 為 在 畿 內 之 諸侯 ， 雖 爵 為 侯 伯 ， 周 之 舊俗 皆 食 子 男 之 地 ， 故 ‘ 鄭伯 ， 男 也 ’ 。", "又 《 閭師 職 》 ‘ 凡 任 民 ， 任 農 以 耕 事 ， 貢 九穀 ’ ， 下 至 任虞 ， 凡 八 貢 ， 不 道 九 賦 ， 下 言 ‘ 凡 無 職 者 出 夫布 ’ 。 注 ‘ 獨 言 無 職 者 ， 掌 其 九 賦 ’ 。 若 此 者 ， 豈 上 八 貢 者 復 出 八 賦 ， 與 無 職 所 出 夫 布 凡 為 九 ， 將 自 布 賦 不 同 ， 重 計 八 貢 ？ 未 之 能 審 也 。 鄭 讀 《 天官 塚宰 職 》 則 審 矣 。 無 職 在 九賦 中 。 今 此 不 言 其 餘 ， 獨 言 此 者 ， 此 官 掌 斂 賦 ， 嫌 無 職 者 不 審 出 算 ， 故 言 耳 。", "五 侯 九 伯 ， 選 州 中 諸侯 以 為 牧 ， 以 二 伯 為 之 佐 ， 此 正法 也 。 若 一 州 之 中 無 賢侯 ， 選 伯 之 賢者 以 為 牧 。", "殷 爵 三 等 ， 公 、 侯 、 伯 。 《 尚書 》 有 微子 、 箕子 何 ？ 鄭 微子 、 箕子 實 是 畿 內 埰 地 之 爵 ， 非 畿 外 治 民 之 君 ， 故 子 也 。", "疑 而 鄭 按 《 左傳 》 ‘ 禹 會 諸侯 於 塗山 ， 執 玉帛 者 萬 國 ’ ， 《 外傳 》 ‘ 禹 朝 群臣 於 會稽 ， 防風氏 後 至 ’ ， 不 與 注 相 應 何 ？ 鄭 欲 明 諸侯 守土 之 祀 ， 故 兼用 外傳 、 內傳 語 。 不 達 鄭 旨 而 鄭 以 《 王制 》 論 之 ， 畿 內 之 國 有 百 里 、 有 七十 里 、 有 五十 里 。 今 率 以 下 等 計 之 ， 又 有 王城 、 關遂 、 郊郭 、 卿大夫 之 埰地 ， 數 不 在 中 。 今 就 四百 ， 似 頗 不 合 。 鄭 三代 異 物 ， 《 王制 》 之 法 ， 唐 虞 或 不 盡 然 。 堯 、 舜 之 德 ， 守 在 四 疆 ， 鄉遂 有 無 ， 無 以 言 也 。 公卿 大夫 有 田祿 者 ， 其 四百 國 ， 非 埰地 為 何 ？ 王城 之 大 ， 郊關 之 處 幾何 ？ 而 子 責 急 也 ？", "《 鄭志 》 說 貢篚 之 義 凡 所 貢篚 之 物 ， 皆 以 稅 物 市 之 ， 隨 時 物 價 ， 以 當 邦賦 。", "九州 而 八伯 者 何 ？ 畿 內 之 州 不 置 伯 ， 有 鄉遂 之 吏 主 之 。", "《 載師 職 》 ‘ 凡 宅 不 毛 乃 罰 以 一 裏 布 ， 田 不 耕 者 罰 屋 粟 ’ 。 商 以 田 不 耕 ， 其 罪 莫 重 ； 宅 不 毛 ， 其 罰 當 輕 。 宅 不 毛 乃 罰 以 二十五 家 之 布 ， 田 不 耕 則 罰 之 三 夫 之 稅 粟 。 未 達 罰 之 為 之 旨 ， 輕 重 之 差 。 鄭 此 法 各 當 罰 其 事 於 當 其 有 故 ， 何 以 假 他 輕 重 乎 ？", "族 百 家 ， 安 得 有 八 閭 ？ 鄭 並 之 為 聯 耳 。", "《 大行人 職 》 ‘ 凡 大國 之 孤 執 皮帛 ， 所 尊 眾 多 ’ 。 下 ‘ 其 他 視 小國 之 君 ， 以 五 為 節 ’ 。 今 此 亦 五 。 下 ‘ 諸侯 之 卿 ， 各 下 其 君 二 等 以 下 ’ 。 注 ‘ 公 使 卿 亦 七 ， 侯伯 亦 五 ， 子 男 三 ’ 。 不 審 大國 孤 五 而 卿 七 何 ？ 卿 奉 君 命 ， 七 介 。 孤 尊 ， 更 自 特 見 ， 故 五 介 。 此 有 《 聘禮 》 可 參 之 ， 未 之 思 耶 ？ 反 怪 此 更 張 擯介 。 又 繼 小國 之 君 ， 非 私 覿 也 。", "《 職方氏 》 ‘ 掌 四 夷 、 八 蠻 、 七 閩 、 九 貉 、 五 戎 、 六 狄 之 數 ’ ， 注 周 之 所 畿服 國 數 。 《 禮記 明堂位 》 ‘ 周公 六 年 制 禮 作 樂 ， 朝 諸侯 於 明堂 ， 有 朝位 畿服 事 之 國 數 ， 夷 九 、 蠻 八 、 戎 六 、 狄 五 。 ’ 禮 之 事 異 ， 未 達 其 數 。 《 職方氏 》 四 夷 ， 四方 夷狄 也 。 九貉 即 九夷 ， 在 東方 。 八 蠻 在 南方 ， 閩 其 別 也 。 戎狄 之 數 ， 或 五 或 六 ， 兩 文 異 。 《 爾雅 》 雖 有 其 數 耳 ， 皆 無 別國 之 名 ， 校 不 甚 明 ， 故 不 定 。", null], "marker": {"opacity": 0.5, "size": 5}, "mode": "markers+text", "name": "1_里_四_百_伯_地", "text": ["", "", "", "", "", "", "", "", "", "", "", "", "", "", "", "", "", "", "", "", "", "", "", "", "", "", "", "1_里_四_百_伯_地"], "textfont": {"size": 12}, "type": "scattergl", "x": [4.409, 3.575, 4.308, 4.643, 4.571, 4.118, 4.437, 4.045, 4.539, 4.425, 4.554, 4.471, 4.532, 4.323, 4.271, 4.215, 4.356, 4.414, 4.259, 4.117, 3.892, 4.473, 4.257, 4.372, 4.146, 4.507, 3.721, 4.295], "y": [-0.6789, -0.502, -0.4059, -0.1119, -0.845, -0.6253, -0.621, 0.1094, -0.1813, -1.157, 0.1427, -0.5439, -1.049, -0.2616, -0.4752, -0.05748, -0.2723, -1.064, -0.05159, -0.0873, -0.4365, -1.031, 0.03247, -1.017, 0.4762, 0.1978, -0.5493, -0.4098]}, {"hoverinfo": "text", "hovertext": ["《 春秋 》 昭二十九年 《 左傳 》 ‘ 顓頊氏 之 子 犂 ， 為 祝融 。 共工氏 有 子 句龍 ， 為 后土 ’ 。 其 二 祀 五 官 之 神 及 四 郊 合 為 黎 ， 食 后土 。 《 祭法 》 ‘ 共工氏 霸 九州 也 ， 其 子 后土 ， 能 平 九州 ， 故 祀 以 為 社’ 。 社 即 句龍 。 今 五 官 之 神 ， 在 四 郊 也 。 二 祀 合 為 犂 ， 食 火 、 土 者 何 ？ 犂 為 祝融 ， 句龍 為 后土 。 《 左氏 》 下 言 后土 為 社 ， 謂 暫 作 后土 ， 無 有 代 者 。 故 先師 之 說 ， 犂 兼 之 ， 因 火 土 俱 位 南方 。", "一 雞彝 盛 明水 ， 鳥彝 盛 鬱鬯 ， 是以 各 二 尊 罍 。 尊 不 言 數 者 ， 禘祫 與 時祭 、 追享 、 朝享 等 ， 皆 同 用 三 酒 ， 不 別 數 可 知 也 。", "《 郊特牲 》 ‘ 社 祭 土 而 主 陰氣 ’ 。 《 大宗伯 職 》 ‘ 王 大 封 ， 則 先 告 后土 ’ 。 注 ‘ 后土 ， 土神 也 ’ 。 若 此 之 義 ， 后土 則 社 ， 社 則 后土 ， 二 者 未 知 何 。 敢 后土 祭 誰 ， 社 祭 誰 乎 ？ 句龍 本 后土 ， 後 遷 之 為 社 。 大 封 先 告 后土 。 元 注 ‘ 后土 ， 土神 ’ ， 不 ‘ 后土 ， 社 也 ’ 。", "案 《 祭法 》 ‘ 殷人 禘 嚳 而 郊 冥 ’ ， 又 《 喪服小記 》 及 《 大傳 》 皆 ‘ 王者 禘 其 祖 之 所 自 出 ， 以 其 祖 配 之 ’ 。 注 皆 以為 祭 天皇大帝 ， 以 嚳 配 之 。 然則 此 詩 之 禘 ， 亦 宜 以 為 圜丘 之 祭 ， 不 審 郊 何 ？ 郊 祀 后稷 以 配 天 ， 則 以 祖 配 ， 其 祖 從 出 之 明文 也 。 注 皆 以為 祭 天皇 大帝 ， 詩 之 大禘 ， 宜 為 圓丘 之 祭 ， 探 意 大 過 ， 得 無 誣 乎 ？ 禘 者 ， 祭 名 ， 天人 共 。", "《 膳夫 》 ‘ 王 日 一 舉 ， 鼎 十有二 ， 物 皆 有 俎 ’ ， 有 三 牲 備 。 商 按 《 玉藻 》 天子 之 食 ， 日 少 牢 ， 朔月 太牢 ， 禮數 不 同 ， 請 其 說 。 鄭 《 禮記 》 ， 後 人 所 集 ， 據 時 而 言 。 或 諸侯 同 天子 ， 或 天子 與 諸侯 等 ， 所 施 不 同 ， 故 難 據 。 《 王制 》 之 法 ， 與 周 異 者 多 ， 當 以 經 為 正 。", "此 謂 殷 禮 。 若 周 禮 ， 則 奔 喪 師 哭 諸 廟門 外 。 （ 故 鄭 之 亦 以 為 然 ）", "四時 迎 氣 於 四郊 ， 祭 帝 。 還 於 明堂 ， 亦 如 之 。 因 祭 一 帝 ， 則 以 文王 配 ， 明 一 賓 不 容 兩 主 也 。 享 五帝 於 明堂 ， 則 泛 配 文武 。", "說者 謂 天子 廟 制 如 明堂 ， 是 為 明堂 即 文廟 邪 ？ 鄭 明堂 主 祭 上帝 ， 以 文王 配 耳 。 猶 如 郊 天 以 後稷 配 也 。", "天地 郊社 ， 至 尊 ， 不 可 廢 ， 故 越 紼 祭 之 ， 六宗 山川 之 神 則 否 。 五 祀 ， 宮 中 之 神 ， 喪 時 朝夕 出入 所 祭 ， 不 為 越 紼 也 。", "未 葬 ， 以 脯醢 奠 於 殯 。 又 於 下室 設 黍稷 ， 饋 。 下室 ， 內 寢 也 。 至 朔月 月 半 而 殷 奠 。 殷 奠 有 黍稷 ， 而 下室 不 設 也 。 旣 虞 祭 ， 遂 用 祭 禮 ， 下室 遂 無 事 也 。", "春 其 帝 太皞 ， 其 神 句芒 。 祭 蒼帝 靈威仰 ， 太皞 食 焉 ， 句芒 祭 之 於 庭 。 祭 五帝 於 明堂 ， 五德 之 帝 亦 食 焉 ， 又 以 文武 配 之 。 《 祭法 》 祖 文王 而 宗 武王 ， 此 謂 合 祭 於 明堂 。 漢 以 正禮 散亡 ， 《 禮 》 戴文 殘缺 ， 不 審 周 以 何 月 也 ？ 於 《 月令 》 ， 以 季秋 。", "自 啟 至 反 哭 ， 五 祀 之 祭 不 行 。 注 ‘ 郊社 亦 然 ’ ， 按 《 王制 》 ‘ 唯 天地 社稷 為 越 紼 而 行 事 ’ 何 ？ 鄭 越 紼 行 事 ， 喪 無 事 時 ， 天地 郊社 有 常 日 。 自 啟 及 至 反 哭 ， 自 當 辟 之 。", "正月 上辛 ， 祀 后稷 於 南郊 ， 還 於 明堂 ， 以 文王 配 。", "《 鄭志 》 以 祖 為 祭 道神 。", "鄭 以 祖 為 祖道 之 祭 ， 應 先 為 祖道 ， 然後 配合 。 今 乃 先 為 配合 ， 而後 乃 為 祖道 之 祭 。", "祭 天地 宗廟 亦 執 之 。", "《 大畜 》 ‘ 六四 ， 童牛 之 梏 ， 元吉 ’ 。 注 ‘ 巽 為 木 ， 互體 震 。 震 為 牛 之 足 ， 足 在 艮 體 之 中 ， 艮 為 手 ， 持 木 以 就 足 ， 是 施 梏 ’ 。 又 《 蒙 》 ‘ 初六 ’ 注 ‘ 木 在 足 桎 ， 在 手 梏 ’ 。 今 《 大畜 》 ‘ 六四 ’ 施 梏 於 足 ， 不 審 桎 梏 、 手 足 定 有 別 否 ？ 牛 無 手 ， 故 以 足 言 之 。", "‘ 祭祀 不 祈 ’ 。 商 按 《 周禮 》 設 六 祈 之 科 ， 禱 禳 而 祭 ， 無 不 祈 ， 故 敢 《 禮記 》 者 何 義 也 ？ 祭祀 常禮 ， 以 序 孝敬 之 心 ， 當 專 一 其 志 而已 。 禱祈 ， 有 為 言 之 。 主 於 求 福 ， 豈 禮 之 常 也 ？", "以 血 祭 祭 五嶽 ， 以 埋 沈 祭 山川 ， 不 審 五嶽 亦 當 埋 否 ？ 五嶽 尊 ， 祭 之 從 血 腥 始 ， 何 嫌 不 埋 ？", null], "marker": {"opacity": 0.5, "size": 5}, "mode": "markers+text", "name": "2_祭_后土_配_明堂_足", "text": ["", "", "", "", "", "", "", "", "", "", "", "", "", "", "", "", "", "", "", "2_祭_后土_配_明堂_足"], "textfont": {"size": 12}, "type": "scattergl", "x": [0.7758, 0.9362, 0.7484, 1.065, 1.709, 1.648, 0.9907, 1.092, 0.9054, 1.332, 1.292, 1.022, 0.7352, 0.7327, 0.7498, 0.7182, 0.6075, 1.096, 0.8307, 0.9993], "y": [1.129, 1.833, 1.219, 1.481, 2.1, 1.338, 1.829, 1.414, 1.652, 1.792, 1.843, 1.426, 1.796, 1.491, 1.524, 1.598, 0.9017, 1.664, 1.642, 1.562]}, {"hoverinfo": "text", "hovertext": ["須 ， 才智 之 稱 ， 故 屈原 之 姊 以 為 名 。", "按 許氏 《 異義 》 駁 以 為 妾子 為 其 母 ， 依 喪服 ； 庶子 為 後 ， 為 其 母 緦麻 三 月 。 按 《 禘祫 》 注 稱 春秋 魯 昭公十一年 夏 ， 夫人 歸氏 薨 ， 昭公十三年 五月 大 祥 ， 七月 而 禫 ， 是 得 為 妾 母 三年 ， 經 無 譏文 ， 得 合 下 禘祫 之 數 。 若 不 三年 ， 則 禘祫 事 錯 。 鄭 《 春秋經 》 所 譏 所 善 ， 皆 於 禮 難 明 者 也 。 其 事 著 明 ， 但 如 事 書 之 ， 當 按 禮 以 正 之 。 今 以 不 譏 為 是 ， 亦 寧 有 善 之 文 歟 ？", "玄 若 武王 未 終 ， 疾 固 當 瘳 。 信 命 之 終 ， 雖 請 不 得 。 自 古 以來 ， 何 患 不 為 ？ 君父 疾病 方 困 ， 忠臣 孝子 不 忍 黙爾 視 其 歔欷 ， 歸 其 命 於 天 。 中心 惻然 ， 欲 為 之 請 命 。 周公 達 於 此 禮 ， 著 在 《 尚書 》 。 若 君父 之 疾 ， 不 為 請 命 ， 豈 忠 孝 之 志 也 ？", "婦人 有 歸 宗 ， 謂 自 其 家 之 為 宗 者 。 鄭 自 其 家 之 宗 ， 言 宗 及 小宗 ， 故 知 是 大夫 士 也 。 諸侯 夫人 父母 卒 ， 無 歸寧 之 理 ， 故 知 諸侯 夫人 為 兄弟 、 為 諸侯 者 ， 但 大功 耳 ， 不 得 服 期 。", "鄭 以 僖八年 正月 ， 公 會 王人 於 洮 。 六月 應 禘 ， 以 在 會 未 還 ， 故 至 七月 乃 禘 。 君子 原 情 免 之 ， 禮 不 合 譏 ， 而 書 之 者 ， 為 致 夫人 ， 故 書 ‘ 七月 禘 ’ 也 。", "繼母 而 為 父 所 出 ， 不 服 也 。", "此 箋 不 知 何 以 易 傳 。 又 諸妾 抱 帳 ， 進 禦 於 君 ， 有 常寢 ， 何 其 碎 ？ 今 人 名 帳 為 裯 ， 雖 古 無 名 被 為 裯 。 諸妾 何 必 人 抱 一 帳 ？ 施 者 因 之 ， 如 今 漢 抱帳 也 。", "僖十五年 秦 晉 相 戰 ， 晉 卜 右 ， 慶鄭 吉 。 襄二十四年 ， 晉 致 楚師 ， 求 禦 於 鄭 。 鄭人 卜 宛 射 犬 ， 吉 。 皆 用 卜 ， 今 此 用 筮 何 ？ 天子 具 官 有 常人 ， 非 一 人 ， 故 筮 可 使 者 。 諸侯 患 官 無 常人 ， 故 臨 時 卜 之 也 。 且 此 筮 ， 是 國 之 大 事 ， 先 筮 而 後 卜 。 《 曲禮 》 注 引 《 春秋 》 獻公 卜 娶 驪姬 不 吉 ， 公 ‘ 筮 之 。 ’ 請 明 所 據 ， 又 《 尚書 》 龜 從 。", "己 為 諸侯 ， 父 有 廢 疾 ， 不 任 國政 ， 不 任 喪 事 ， 而 為 其 祖 服 ， 制度 之 宜 ， 年 月 之 斷 何 ？ 父 卒 為 祖 後 者 三年 斬 ， 何 疑 ？ 又 父 卒 為 祖 後 者 三 年 ， 已 聞 命 矣 。 所 者 ， 父 在 為 祖 如 何 ？ 欲 言 三年 則 父 在 ， 欲 言 期 ， 復 無 主 斬 杖 之 宜 。 主 喪 之 制 ， 未 知 所 定 。 天子 諸侯 之 喪 ， 皆 斬衰 ， 無 期 。", "慈母 嫁 ， 亦 當 為 服 如 繼母 不 ？ 慈母 賤 ， 何 得 如 繼母 耶 ？", "經 ‘ 閏月 不 告 朔 ， 猶 朝 於 廟 ’ 。 《 穀梁傳 》 閏月 ， 附 月 之 餘 日 ， 喪事 不 數 。 又 哀五年 ‘ 閏月 ， 葬 齊景公 ’ ， 《 公羊傳 》 閏月 不 書 ， 此 何 以 書 ？ 喪 以 閏 數 ， 喪 數 略 也 。 此 二 傳 義 反 ， 於 禮 斷 之 何 就 ？ 居 喪 之 禮 ， 以 月 數 者 ， 數 閏 ； 以 年 數 者 ， 雖 有 閏 ， 無 與 於 數 也 。", "禮 ， 母 亡 則 服 其 黨 ， 不 服 繼母 黨 ， 以 外氏 不 可 二 也 。 若 母 黨 先 滅亡 ， 無 親 ， 己 所 未 服 ， 服 繼母 黨 否 ？ 此 所 權 也 ， 非 禮 之 正 。 假令 母 在 ， 本 自 都 無 親 ， 黨 何 所 服 耶 ？ 權 者 由 心 。", "舊儒 世本 皆 以 孔子 後 數 世 皆 一 子 。 禮 ， 嫡子 為 父 後 ， 為 嫁 母 無 服 。 《 檀弓 》 說 子思 從 於 嫁 母 服 ， 何 ？ 子思 哭 嫂 為 位 ， 必 非 嫡子 。 或 者 兄 若 早 死 ， 無 繼 ， 故 數 世 皆 一 子 。", "祥 ， 謂 大祥 ， 二十五月 。 是 月 ， 禫 謂 二十七月 ， 非 謂 上祥 之 月 也 。 既 禫 ， 徙 月 而 樂 作 ， 禮 之 正 也 。 孔子 五日 彈 琴 自省 ， 樂 哀 未 忘 耳 。 逾月 可以 歌 ， 皆 自 身 逾月 所 為 也 。", "狄人 入 衛 ， 其 時 明然 。 戴公 廬 漕 及 城 楚丘 二 者 ， 是 還 復 其 國 也 。 許夫人 傷 宗國 之 滅 ， 又 閔 其 民 欲 歸 ， 行 其 野 、 視 其 麥 ， 是 時 之 憂 思 ， 乃 引 日月 而 不 得 歸 ， 責 以 冬夏 與 誰 ？ 因 誰 極 未 通 於 許夫人 之 意 ？", "周 朝 而 遂 葬 ， 則 是 殯 於 宮 ， 葬 乃 朝 廟 。 按 《 春秋 》 ‘ 晉文公 卒 ， 殯 於 曲沃 ’ ， 是 為 去 絳 就 祖 殯 ， 與 《 禮記 》 義 異 ， 未 通 其 說 。 葬 乃 朝 廟 ， 當 周 之 正 禮 也 。 其 末世 諸侯 國 ， 何 能 同 也 。 傳 合 不 合 ， 當 解 傳 耳 ， 不 得 難 經 。", "行 而 遇 之 ， 謂 凡 民 也 。 雖 以 民 為 主 ， 亦 兼 微小臣 ， 君 不 豫 知 其 喪 。", "主 喪 者 不 除 。 且 以 今 言 之 ， 人 去 邦族 ， 假 葬 異 國 ， 禮 不 大 備 ， 要 亦 有 反 舊 土 之 意 ， 三年 闋 矣 ， 可 得 除 否 ？ 明 為 改 葬 緦 之 例 乎 ？ 為 久 不 葬 也 ？ 葬 者 ， 送 亡 之 終 。 假 葬 法 ， 後 代 巧 偽 ， 反 可 以 難 禮 乎 ？", null], "marker": {"opacity": 0.5, "size": 5}, "mode": "markers+text", "name": "3_葬_母_服_卜_喪", "text": ["", "", "", "", "", "", "", "", "", "", "", "", "", "", "", "", "", "", "3_葬_母_服_卜_喪"], "textfont": {"size": 12}, "type": "scattergl", "x": [3.628, 2.923, 3.089, 3.817, 2.837, 3.834, 3.502, 2.685, 3.484, 3.856, 2.955, 3.833, 3.647, 3.038, 3.042, 2.702, 2.978, 3.211, 3.281], "y": [1.299, 1.496, 0.8555, 1.519, 1.598, 1.576, 1.06, 1.315, 1.708, 1.599, 1.638, 1.566, 1.719, 1.527, 0.9259, 1.28, 0.935, 1.415, 1.391]}, {"hoverinfo": "text", "hovertext": ["藏 之 既 晚 ， 出 之 又 早 何 ？ 夏 十二月 取冰 ， 二月 開冰 ， 四月 班冰 ， 是 其 常 也 。 藏 之 既 晚 ， 出 之 又 早 。 晚 者 ， 建寅 乃 藏 ， 與 此 《 周禮 》 十二月 藏冰 較 遲 一 月 故 。 出 之 早 者 ， 四月 ， 夏 之 二月 出冰 ， 與 《 周禮》 同 。 今 豳 土 寒 ， 故 納冰 可 用 夏 正月 也 。 夏 二月 仲春 ， 大簇 用 事 ， 陽氣 出 地 ， 始 溫 ， 故 禮 應 開冰 ， 先 薦 寢廟 。", "鄭 西陸 朝覿 ， 謂 四月 立夏 之 時 ， 《 周禮 》 ‘ 夏 班冰 ’ 是 也 。 以為 四月 之 時 ， 日 在 昴畢 之 星 ， 朝 見 東方 。 於 時 出冰 以 頒賜 百 官 ， 若 其 初 出 薦 廟 ， 時 在 二月 。", "鄭 先師 以來 ， 皆 火 當 為 北 ， 當 黎 為 北正 。", "五星 之 期 ， 各 用 數 。 有 氣 者 ， 期 遠 而 禍 大 ； 無 氣 者 ， 期 近 而 禍 小 。 吳 越 以 夏周 之 孟夏 建卯 ， 仲夏 建辰 ， 木 用 事 之 時 ； 木 數 三 ， 木 用 事 則 歲星 ， 王 當 從 遠期 。 以 三 乘 十二 為 三十六 ， 歲星 復 其 所 ， 而 三十七 過 ， 其 次 而 歲星 去 矣 。 故 伐 越 亦 後 。 至 哀二十二年 ， 猶 三十八 年 。 冬 十一月 丁亥 ， 而 越 滅 吳 。 按 越 興 在 哀二十年 ， 吳 惡 未 周 ， 故 不 滅 也 。 天文 分野 ， 鬥 主 吳 ， 牽牛 主 越 。 此 年 歲星 在 牽牛 ， 故 吳 伐 之 凶 。", "周 之 十二月 ， 夏 之 十月 ， 日 夏 體 正 應 在 析木 ， 而 在 星紀 何 ？ 據 此 月 中 有 十一月 節 ， 故 舉 言 之 。", "鄭 晚寒 亦 晚溫 。", "《 月令 》 季夏 火星 中 ， 前 受 東方 之 禮 ， 盡 以 為 火星 季夏 中 心星 也 ， 不 知 夏至 中 星 名 。 日 永 星 火 ， 此 謂 大火 也 。 大火 次 名 東方 之 次 ， 有 壽星 、 大火 、 析木 。 三 者 ， 大火 為 中 。 故 《 尚書 》 ， 舉 中 以 言 焉 。 又 每 三十度 有 奇 ， 非 特 一 宿 者 也 。 季夏 中 火 ， 猶 謂 指 心星 火 也 。 鄭 星火 非 謂 心星 也 ， 卯 之 三十 度 總 為 大火 。 弟子 日 永 星 火 ， 只 是 大火 之 次 ， 二十 度 有 其 中 者 。 非 謂 心 之 火星 也 ， 實 正 中 也 。", "《 占夢 》 注 ‘ 《 春秋 》 昭三十一年 ， 十二月 辛亥 朔 ， 日 有 食 之 。 是 夜 也 ， 趙簡子 夢 童子 倮 而 轉 以 歌 ， 旦 而 日 食 ， 占 諸 史墨 ， 對 六年 及 此 月 也 ， 吳 其 入 郢 乎 ？ 終 亦 弗 克 。 入 郢 必 以 庚辰 ， 日月 在 辰尾 ， 庚午 之 日 ， 日 始 有 謫 ， 火 勝 金 ， 故 弗 克 。 此 以 日月 星辰 占 夢 者 。 ’ 不 知 何 術 占 之 ？ 前 不 了 。 日月 在 辰尾 ， 夏 之 九月 ， 辰 在 房 ， 未 有 尾星 ， 建戌 厭 寅 ， 寅 與 申 對 ， 辰 與 戌 對 ， 申 近 庚 ， 辰 與 戌 對 ， 故 知 庚辰 。 辰 下 為 主人 ， 故 午 為 主人 。 金 侵 火 ， 故 不 勝 。 雖 不 勝 即 復 ， 故 弗 克 。 日 有 氣 ， 時 九月 節 者 ， 以 庚午 在 甲子 篇 ， 辛亥 在 甲辰 篇 也 。 中 有 甲戌 、 甲申 、 甲午 ， 成 一月 也 。 從 庚午 以 下 四日 ， 從 甲辰 至 辛亥 八日 ， 並 之 十二日 ， 通 同 四十二日 。 何 知 有 此 厭 對 之 義 乎 ？ 案 《 堪輿 》 黃帝 天老 事 四月 ， 陽 建 於 已 ， 破 於 亥 。 陰 建 於 未 ， 破 於 癸 。 是 為 陽 破 陰 ， 陰 破 陽 ， 故 四月 有 癸亥 ， 為 陰陽 交會 。 十月 丁巳 ， 為 陰陽 交會 。 言 未 破 癸 者 ， 即 是 未 與 丑 對 ， 而 近 癸 也 。 交會 惟 有 四月 、 十月 也 。 若 有 變 異 之 時 ， 十二月 皆 有 建 厭 對 配 之 義 也 。", "於 禮 少 六月 。", "鄭沖 五祀 雖 出 天地 之 間 ， 陰陽 之 氣 ， 實 非 四時 五行 陰陽 之 正 者 也 。 《 月令 》 春 祀 戶 祭 先 脾 ， 秋 祀 門 祭 先 肝 ， 此 順 氣 所 宜 ， 藏 所 值 耳 。 又 司命 ， 則 司命 星 下 ， 食 人 間 司 ， 譴 過 小神 矣 。", null], "marker": {"opacity": 0.5, "size": 5}, "mode": "markers+text", "name": "4_火_日_氣_越_夏", "text": ["", "", "", "", "", "", "", "", "", "", "4_火_日_氣_越_夏"], "textfont": {"size": 12}, "type": "scattergl", "x": [0.9768, 0.9305, 1.038, 1.264, 1.019, 0.8961, 1.109, 1.2, 0.8134, 1.259, 1.051], "y": [2.819, 2.482, 2.659, 2.947, 2.895, 2.878, 2.835, 2.835, 2.53, 2.62, 2.75]}, {"hoverinfo": "text", "hovertext": ["凡 自 周 無 出 者 ， 周 無 放 臣 之 法 。 罪 大 者 刑 之 ， 小 則 宥 之 。", "鄭 舊 俗 者 ， 若 晉 有 堯 之 遺風 、 先王 之 澤 ， 衛 有 康叔 餘烈 。", "《 曲禮 》 ‘ 已 孤 暴 貴 ， 不 為 父 作 諡 ’ 。 而 武王 即 位 ， 追 王 太王 、 王季 、 文王 ， 改 諡 爵 ， 何 也 ？ 周道 之 基 ， 隆 於 二 王 ， 功德 由 之 ， 王 跡 興 焉 。 凡 為 人父 ， 豈能 盡 賢 乎 ？ 若 夏 禹 、 殷 湯 ， 則 不 追 諡 矣 。 《 郊特牲 》 ‘ 死 而 諡 之 。 ’ 今 也 。 古 者 生 無 爵 ， 死 無 諡 。", "三辟 之 興 ， 皆 在 叔世 。 受 命 之 王 所 制 法度 ， 時 不 行 耳 。 世 末 政 衰 ， 隨 時 自 造 刑書 ， 不 合 大中 ， 故 叔向 譏 之 。 作 刑書 必 重 其 事 ， 故 以 聖人 之 號 以 神 其 書 耳 。", "周 都 豐 鎬 ， 故 以 吳嶽 為 西嶽 。 周家 定 以 嶽山 為 西嶽 ， 不 數 崧高 。", "有 小泰山 ， 公玉帶 岐伯 令 黃帝 封 泰山 ， 即 此 山 也 。", "鄭 鯀 非 誅 死 。 鯀 放 居 東裔 ， 至 死 不 得 反 於 朝 。 禹 乃 其 子 也 ， 以 有 聖功 ， 故 堯 興 之 。 若 以 為 殺 人 父 、 用 其 子 ， 而 舜 、 禹 何 以 忍 乎 ？ 而 《 尚書 》 ‘ 鯀 則 殛 死 ， 禹 乃 嗣 興 ’ 者 ， 箕子 見 武王 誅 紂 ， 今 與 己 言 ， 懼 其 意 有 慚 德 。 為 說 父 不 肖 則 罪 ， 子 賢 則 舉 之 ， 以 滿 武王 意 也 。", null], "marker": {"opacity": 0.5, "size": 5}, "mode": "markers+text", "name": "5_死_禹_興_武王_罪", "text": ["", "", "", "", "", "", "", "5_死_禹_興_武王_罪"], "textfont": {"size": 12}, "type": "scattergl", "x": [2.223, 2.13, 2.26, 2.1, 2.626, 2.852, 2.433, 2.375], "y": [-0.2948, -0.3429, 0.009702, -0.2494, -0.008678, -0.5001, -0.1079, -0.2134]}], "layout": {"annotations": [{"showarrow": false, "text": "D1", "x": 0.3775, "y": 0.3592, "yshift": 10}, {"showarrow": false, "text": "D2", "x": 2.859, "xshift": 10, "y": 3.389}], "height": 750, "shapes": [{"line": {"color": "#CFD8DC", "width": 2}, "type": "line", "x0": 2.859, "x1": 2.859, "y0": -2.67, "y1": 3.389}, {"line": {"color": "#9E9E9E", "width": 2}, "type": "line", "x0": 0.3775, "x1": 5.34, "y0": 0.3592, "y1": 0.3592}], "title": {"font": {"color": "Black", "size": 22}, "text": "<b>Documents and Topics</b>", "x": 0.5, "xanchor": "center", "yanchor": "top"}, "width": 1200, "xaxis": {"visible": false}, "yaxis": {"visible": false}}}
